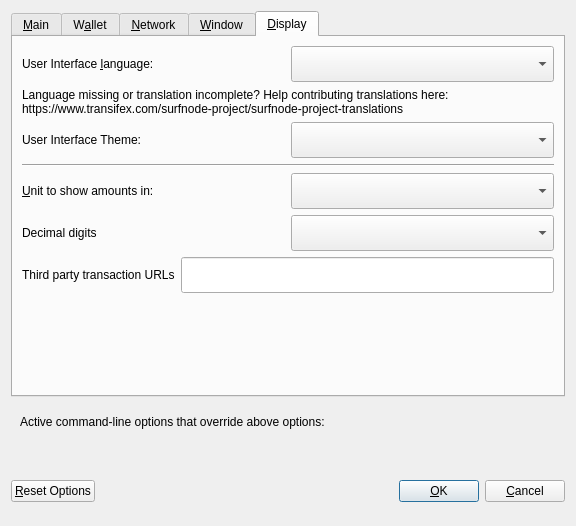
<?xml version="1.0" encoding="UTF-8"?>
<ui version="4.0">
 <class>OptionsDialog</class>
 <widget class="QDialog" name="OptionsDialog">
  <property name="geometry">
   <rect>
    <x>0</x>
    <y>0</y>
    <width>576</width>
    <height>526</height>
   </rect>
  </property>
  <property name="windowTitle">
   <string>Options</string>
  </property>
  <property name="modal">
   <bool>true</bool>
  </property>
  <layout class="QVBoxLayout" name="verticalLayout">
   <item>
    <widget class="QTabWidget" name="tabWidget">
     <property name="currentIndex">
      <number>4</number>
     </property>
     <widget class="QWidget" name="tabMain">
      <attribute name="title">
       <string>&amp;Main</string>
      </attribute>
      <layout class="QVBoxLayout" name="verticalLayout_Main">
       <item>
        <widget class="QCheckBox" name="bitcoinAtStartup">
         <property name="minimumSize">
          <size>
           <width>36</width>
           <height>36</height>
          </size>
         </property>
         <property name="toolTip">
          <string>Automatically start SURFNODE after logging in to the system.</string>
         </property>
         <property name="text">
          <string>&amp;Start SURFNODE on system login</string>
         </property>
        </widget>
       </item>
       <item>
        <layout class="QHBoxLayout" name="horizontalLayout_2_Main">
         <item>
          <widget class="QLabel" name="databaseCacheLabel">
           <property name="text">
            <string>Size of &amp;database cache</string>
           </property>
           <property name="textFormat">
            <enum>Qt::PlainText</enum>
           </property>
           <property name="buddy">
            <cstring>databaseCache</cstring>
           </property>
          </widget>
         </item>
         <item>
          <widget class="QSpinBox" name="databaseCache">
           <property name="minimumSize">
            <size>
             <width>36</width>
             <height>36</height>
            </size>
           </property>
          </widget>
         </item>
         <item>
          <widget class="QLabel" name="databaseCacheUnitLabel">
           <property name="text">
            <string>MB</string>
           </property>
           <property name="textFormat">
            <enum>Qt::PlainText</enum>
           </property>
          </widget>
         </item>
         <item>
          <spacer name="horizontalSpacer_2_Main">
           <property name="orientation">
            <enum>Qt::Horizontal</enum>
           </property>
           <property name="sizeHint" stdset="0">
            <size>
             <width>40</width>
             <height>20</height>
            </size>
           </property>
          </spacer>
         </item>
        </layout>
       </item>
       <item>
        <layout class="QHBoxLayout" name="horizontalLayout_3_Main">
         <item>
          <widget class="QLabel" name="threadsScriptVerifLabel">
           <property name="text">
            <string>Number of script &amp;verification threads</string>
           </property>
           <property name="textFormat">
            <enum>Qt::PlainText</enum>
           </property>
           <property name="buddy">
            <cstring>threadsScriptVerif</cstring>
           </property>
          </widget>
         </item>
         <item>
          <widget class="QSpinBox" name="threadsScriptVerif">
           <property name="minimumSize">
            <size>
             <width>36</width>
             <height>36</height>
            </size>
           </property>
           <property name="toolTip">
            <string>(0 = auto, &lt;0 = leave that many cores free)</string>
           </property>
          </widget>
         </item>
         <item>
          <spacer name="horizontalSpacer_3_Main">
           <property name="orientation">
            <enum>Qt::Horizontal</enum>
           </property>
           <property name="sizeHint" stdset="0">
            <size>
             <width>40</width>
             <height>20</height>
            </size>
           </property>
          </spacer>
         </item>
        </layout>
       </item>
       <item>
        <spacer name="verticalSpacer_Main">
         <property name="orientation">
          <enum>Qt::Vertical</enum>
         </property>
         <property name="sizeHint" stdset="0">
          <size>
           <width>20</width>
           <height>40</height>
          </size>
         </property>
        </spacer>
       </item>
       <item>
        <layout class="QHBoxLayout" name="horizontalLayout_4_Main">
         <item>
          <widget class="QLabel" name="label">
           <property name="toolTip">
            <string>This setting determines the amount of individual masternodes that an input will be anonymized through.&lt;br/&gt;More rounds of anonymization gives a higher degree of privacy, but also costs more in fees.</string>
           </property>
           <property name="text">
            <string>Obfuscation rounds to use</string>
           </property>
          </widget>
         </item>
         <item>
          <widget class="QSpinBox" name="obfuscationRounds">
           <property name="minimumSize">
            <size>
             <width>36</width>
             <height>36</height>
            </size>
           </property>
           <property name="minimum">
            <number>2</number>
           </property>
           <property name="maximum">
            <number>8</number>
           </property>
           <property name="value">
            <number>4</number>
           </property>
          </widget>
         </item>
        </layout>
       </item>
       <item>
        <layout class="QHBoxLayout" name="horizontalLayout">
         <item>
          <widget class="QLabel" name="label_2">
           <property name="toolTip">
            <string>This amount acts as a threshold to turn off Obfuscation once it's reached.</string>
           </property>
           <property name="statusTip">
            <string notr="true"/>
           </property>
           <property name="whatsThis">
            <string notr="true"/>
           </property>
           <property name="accessibleName">
            <string notr="true"/>
           </property>
           <property name="accessibleDescription">
            <string notr="true"/>
           </property>
           <property name="text">
            <string>Amount of SURFNODE to keep anonymized</string>
           </property>
          </widget>
         </item>
         <item>
          <widget class="QSpinBox" name="anonymizeSFN">
           <property name="minimumSize">
            <size>
             <width>36</width>
             <height>36</height>
            </size>
           </property>
           <property name="minimum">
            <number>100</number>
           </property>
           <property name="maximum">
            <number>100000</number>
           </property>
           <property name="singleStep">
            <number>100</number>
           </property>
           <property name="value">
            <number>1000</number>
           </property>
          </widget>
         </item>
        </layout>
       </item>
      </layout>
     </widget>
     <widget class="QWidget" name="tabWallet">
      <attribute name="title">
       <string>W&amp;allet</string>
      </attribute>
      <layout class="QVBoxLayout" name="verticalLayout_Wallet">
       <item>
        <widget class="QGroupBox" name="groupBox">
         <property name="title">
          <string>Expert</string>
         </property>
         <layout class="QVBoxLayout" name="verticalLayout_2">
          <item>
           <widget class="QCheckBox" name="coinControlFeatures">
            <property name="minimumSize">
             <size>
              <width>36</width>
              <height>36</height>
             </size>
            </property>
            <property name="toolTip">
             <string>Whether to show coin control features or not.</string>
            </property>
            <property name="text">
             <string>Enable coin &amp;control features</string>
            </property>
           </widget>
          </item>
          <item>
           <widget class="QCheckBox" name="showMasternodesTab">
            <property name="minimumSize">
             <size>
              <width>36</width>
              <height>36</height>
             </size>
            </property>
            <property name="toolTip">
             <string>Show additional tab listing all your masternodes in first sub-tab&lt;br/&gt;and all masternodes on the network in second sub-tab.</string>
            </property>
            <property name="text">
             <string>Show Masternodes Tab</string>
            </property>
           </widget>
          </item>
          <item>
           <widget class="QCheckBox" name="spendZeroConfChange">
            <property name="minimumSize">
             <size>
              <width>36</width>
              <height>36</height>
             </size>
            </property>
            <property name="toolTip">
             <string>If you disable the spending of unconfirmed change, the change from a transaction&lt;br/&gt;cannot be used until that transaction has at least one confirmation.&lt;br/&gt;This also affects how your balance is computed.</string>
            </property>
            <property name="text">
             <string>&amp;Spend unconfirmed change</string>
            </property>
           </widget>
          </item>
         </layout>
        </widget>
       </item>
       <item>
        <spacer name="verticalSpacer_Wallet">
         <property name="orientation">
          <enum>Qt::Vertical</enum>
         </property>
         <property name="sizeHint" stdset="0">
          <size>
           <width>20</width>
           <height>40</height>
          </size>
         </property>
        </spacer>
       </item>
      </layout>
     </widget>
     <widget class="QWidget" name="tabNetwork">
      <attribute name="title">
       <string>&amp;Network</string>
      </attribute>
      <layout class="QVBoxLayout" name="verticalLayout_Network">
       <item>
        <widget class="QCheckBox" name="mapPortUpnp">
         <property name="minimumSize">
          <size>
           <width>36</width>
           <height>36</height>
          </size>
         </property>
         <property name="toolTip">
          <string>Automatically open the SURFNODE client port on the router. This only works when your router supports UPnP and it is enabled.</string>
         </property>
         <property name="text">
          <string>Map port using &amp;UPnP</string>
         </property>
        </widget>
       </item>
       <item>
        <widget class="QCheckBox" name="allowIncoming">
         <property name="minimumSize">
          <size>
           <width>36</width>
           <height>36</height>
          </size>
         </property>
         <property name="toolTip">
          <string>Accept connections from outside</string>
         </property>
         <property name="text">
          <string>Allow incoming connections</string>
         </property>
        </widget>
       </item>
       <item>
        <widget class="QCheckBox" name="connectSocks">
         <property name="minimumSize">
          <size>
           <width>36</width>
           <height>36</height>
          </size>
         </property>
         <property name="toolTip">
          <string>Connect to the SURFNODE network through a SOCKS5 proxy.</string>
         </property>
         <property name="text">
          <string>&amp;Connect through SOCKS5 proxy (default proxy):</string>
         </property>
        </widget>
       </item>
       <item>
        <layout class="QHBoxLayout" name="horizontalLayout_1_Network">
         <item>
          <widget class="QLabel" name="proxyIpLabel">
           <property name="text">
            <string>Proxy &amp;IP:</string>
           </property>
           <property name="textFormat">
            <enum>Qt::PlainText</enum>
           </property>
           <property name="buddy">
            <cstring>proxyIp</cstring>
           </property>
          </widget>
         </item>
         <item>
          <widget class="QValidatedLineEdit" name="proxyIp">
           <property name="minimumSize">
            <size>
             <width>36</width>
             <height>36</height>
            </size>
           </property>
           <property name="maximumSize">
            <size>
             <width>140</width>
             <height>16777215</height>
            </size>
           </property>
           <property name="toolTip">
            <string>IP address of the proxy (e.g. IPv4: 127.0.0.1 / IPv6: ::1)</string>
           </property>
          </widget>
         </item>
         <item>
          <widget class="QLabel" name="proxyPortLabel">
           <property name="text">
            <string>&amp;Port:</string>
           </property>
           <property name="textFormat">
            <enum>Qt::PlainText</enum>
           </property>
           <property name="buddy">
            <cstring>proxyPort</cstring>
           </property>
          </widget>
         </item>
         <item>
          <widget class="QLineEdit" name="proxyPort">
           <property name="minimumSize">
            <size>
             <width>36</width>
             <height>36</height>
            </size>
           </property>
           <property name="maximumSize">
            <size>
             <width>55</width>
             <height>16777215</height>
            </size>
           </property>
           <property name="toolTip">
            <string>Port of the proxy (e.g. 9050)</string>
           </property>
          </widget>
         </item>
         <item>
          <spacer name="horizontalSpacer_1_Network">
           <property name="orientation">
            <enum>Qt::Horizontal</enum>
           </property>
           <property name="sizeHint" stdset="0">
            <size>
             <width>40</width>
             <height>20</height>
            </size>
           </property>
          </spacer>
         </item>
        </layout>
       </item>
       <item>
        <spacer name="verticalSpacer_Network">
         <property name="orientation">
          <enum>Qt::Vertical</enum>
         </property>
         <property name="sizeHint" stdset="0">
          <size>
           <width>20</width>
           <height>40</height>
          </size>
         </property>
        </spacer>
       </item>
      </layout>
     </widget>
     <widget class="QWidget" name="tabWindow">
      <attribute name="title">
       <string>&amp;Window</string>
      </attribute>
      <layout class="QVBoxLayout" name="verticalLayout_Window">
       <item>
        <widget class="QCheckBox" name="minimizeToTray">
         <property name="minimumSize">
          <size>
           <width>36</width>
           <height>36</height>
          </size>
         </property>
         <property name="toolTip">
          <string>Show only a tray icon after minimizing the window.</string>
         </property>
         <property name="text">
          <string>&amp;Minimize to the tray instead of the taskbar</string>
         </property>
        </widget>
       </item>
       <item>
        <widget class="QCheckBox" name="minimizeOnClose">
         <property name="minimumSize">
          <size>
           <width>36</width>
           <height>36</height>
          </size>
         </property>
         <property name="toolTip">
          <string>Minimize instead of exit the application when the window is closed. When this option is enabled, the application will be closed only after selecting Quit in the menu.</string>
         </property>
         <property name="text">
          <string>M&amp;inimize on close</string>
         </property>
        </widget>
       </item>
       <item>
        <spacer name="verticalSpacer_Window">
         <property name="orientation">
          <enum>Qt::Vertical</enum>
         </property>
         <property name="sizeHint" stdset="0">
          <size>
           <width>20</width>
           <height>40</height>
          </size>
         </property>
        </spacer>
       </item>
      </layout>
     </widget>
     <widget class="QWidget" name="tabDisplay">
      <attribute name="title">
       <string>&amp;Display</string>
      </attribute>
      <layout class="QVBoxLayout" name="verticalLayout_Display">
       <item>
        <layout class="QHBoxLayout" name="horizontalLayout_1_Display">
         <item>
          <widget class="QLabel" name="langLabel">
           <property name="text">
            <string>User Interface &amp;language:</string>
           </property>
           <property name="textFormat">
            <enum>Qt::PlainText</enum>
           </property>
           <property name="buddy">
            <cstring>lang</cstring>
           </property>
          </widget>
         </item>
         <item>
          <widget class="QValueComboBox" name="lang">
           <property name="minimumSize">
            <size>
             <width>36</width>
             <height>36</height>
            </size>
           </property>
           <property name="toolTip">
            <string>The user interface language can be set here. This setting will take effect after restarting SURFNODE.</string>
           </property>
          </widget>
         </item>
        </layout>
       </item>
       <item>
        <widget class="QLabel" name="label_3">
         <property name="toolTip">
          <string notr="true"/>
         </property>
         <property name="statusTip">
          <string notr="true"/>
         </property>
         <property name="whatsThis">
          <string notr="true"/>
         </property>
         <property name="accessibleName">
          <string notr="true"/>
         </property>
         <property name="text">
          <string>Language missing or translation incomplete? Help contributing translations here:
https://www.transifex.com/surfnode-project/surfnode-project-translations</string>
         </property>
         <property name="wordWrap">
          <bool>true</bool>
         </property>
         <property name="openExternalLinks">
          <bool>true</bool>
         </property>
         <property name="textInteractionFlags">
          <set>Qt::TextBrowserInteraction</set>
         </property>
        </widget>
       </item>
       <item>
        <layout class="QHBoxLayout" name="horizontalLayout_4_Display" stretch="0,0">
         <item>
          <widget class="QLabel" name="themeLabel">
           <property name="text">
            <string>User Interface Theme:</string>
           </property>
          </widget>
         </item>
         <item>
          <widget class="QValueComboBox" name="theme">
           <property name="minimumSize">
            <size>
             <width>36</width>
             <height>36</height>
            </size>
           </property>
          </widget>
         </item>
        </layout>
       </item>
       <item>
        <widget class="Line" name="line">
         <property name="orientation">
          <enum>Qt::Horizontal</enum>
         </property>
        </widget>
       </item>
       <item>
        <layout class="QHBoxLayout" name="horizontalLayout_2_Display">
         <item>
          <widget class="QLabel" name="unitLabel">
           <property name="text">
            <string>&amp;Unit to show amounts in:</string>
           </property>
           <property name="textFormat">
            <enum>Qt::PlainText</enum>
           </property>
           <property name="buddy">
            <cstring>unit</cstring>
           </property>
          </widget>
         </item>
         <item>
          <widget class="QValueComboBox" name="unit">
           <property name="minimumSize">
            <size>
             <width>36</width>
             <height>36</height>
            </size>
           </property>
           <property name="toolTip">
            <string>Choose the default subdivision unit to show in the interface and when sending coins.</string>
           </property>
          </widget>
         </item>
        </layout>
       </item>
       <item>
        <layout class="QHBoxLayout" name="horizontalLayout_5_Display">
         <item>
          <widget class="QLabel" name="digitsLabel">
           <property name="text">
            <string>Decimal digits</string>
           </property>
          </widget>
         </item>
         <item>
          <widget class="QValueComboBox" name="digits">
           <property name="minimumSize">
            <size>
             <width>36</width>
             <height>36</height>
            </size>
           </property>
          </widget>
         </item>
        </layout>
       </item>
       <item>
        <layout class="QHBoxLayout" name="horizontalLayout_3_Display">
         <item>
          <widget class="QLabel" name="thirdPartyTxUrlsLabel">
           <property name="toolTip">
            <string>Third party URLs (e.g. a block explorer) that appear in the transactions tab as context menu items. %s in the URL is replaced by transaction hash. Multiple URLs are separated by vertical bar |.</string>
           </property>
           <property name="text">
            <string>Third party transaction URLs</string>
           </property>
           <property name="buddy">
            <cstring>thirdPartyTxUrls</cstring>
           </property>
          </widget>
         </item>
         <item>
          <widget class="QLineEdit" name="thirdPartyTxUrls">
           <property name="minimumSize">
            <size>
             <width>36</width>
             <height>36</height>
            </size>
           </property>
           <property name="toolTip">
            <string>Third party URLs (e.g. a block explorer) that appear in the transactions tab as context menu items. %s in the URL is replaced by transaction hash. Multiple URLs are separated by vertical bar |.</string>
           </property>
          </widget>
         </item>
        </layout>
       </item>
       <item>
        <spacer name="verticalSpacer">
         <property name="orientation">
          <enum>Qt::Vertical</enum>
         </property>
         <property name="sizeHint" stdset="0">
          <size>
           <width>20</width>
           <height>40</height>
          </size>
         </property>
        </spacer>
       </item>
      </layout>
     </widget>
    </widget>
   </item>
   <item>
    <widget class="QFrame" name="frame">
     <layout class="QVBoxLayout" name="verticalLayout_Bottom">
      <item>
       <layout class="QHBoxLayout" name="horizontalLayout_Bottom">
        <item>
         <widget class="QLabel" name="overriddenByCommandLineInfoLabel">
          <property name="text">
           <string>Active command-line options that override above options:</string>
          </property>
          <property name="textFormat">
           <enum>Qt::PlainText</enum>
          </property>
         </widget>
        </item>
        <item>
         <spacer name="horizontalSpacer_Bottom">
          <property name="orientation">
           <enum>Qt::Horizontal</enum>
          </property>
          <property name="sizeHint" stdset="0">
           <size>
            <width>40</width>
            <height>20</height>
           </size>
          </property>
         </spacer>
        </item>
       </layout>
      </item>
      <item>
       <widget class="QLabel" name="overriddenByCommandLineLabel">
        <property name="text">
         <string/>
        </property>
        <property name="textFormat">
         <enum>Qt::PlainText</enum>
        </property>
        <property name="wordWrap">
         <bool>true</bool>
        </property>
       </widget>
      </item>
     </layout>
    </widget>
   </item>
   <item>
    <layout class="QHBoxLayout" name="horizontalLayout_Buttons">
     <item>
      <widget class="QPushButton" name="resetButton">
       <property name="toolTip">
        <string>Reset all client options to default.</string>
       </property>
       <property name="text">
        <string>&amp;Reset Options</string>
       </property>
       <property name="autoDefault">
        <bool>false</bool>
       </property>
      </widget>
     </item>
     <item>
      <spacer name="horizontalSpacer_1">
       <property name="orientation">
        <enum>Qt::Horizontal</enum>
       </property>
       <property name="sizeHint" stdset="0">
        <size>
         <width>40</width>
         <height>48</height>
        </size>
       </property>
      </spacer>
     </item>
     <item>
      <widget class="QLabel" name="statusLabel">
       <property name="minimumSize">
        <size>
         <width>200</width>
         <height>0</height>
        </size>
       </property>
       <property name="font">
        <font>
         <weight>75</weight>
         <bold>true</bold>
        </font>
       </property>
       <property name="text">
        <string/>
       </property>
       <property name="textFormat">
        <enum>Qt::PlainText</enum>
       </property>
       <property name="wordWrap">
        <bool>true</bool>
       </property>
      </widget>
     </item>
     <item>
      <spacer name="horizontalSpacer_2">
       <property name="orientation">
        <enum>Qt::Horizontal</enum>
       </property>
       <property name="sizeHint" stdset="0">
        <size>
         <width>40</width>
         <height>48</height>
        </size>
       </property>
      </spacer>
     </item>
     <item>
      <widget class="QPushButton" name="okButton">
       <property name="text">
        <string>&amp;OK</string>
       </property>
       <property name="autoDefault">
        <bool>false</bool>
       </property>
       <property name="default">
        <bool>true</bool>
       </property>
      </widget>
     </item>
     <item>
      <widget class="QPushButton" name="cancelButton">
       <property name="text">
        <string>&amp;Cancel</string>
       </property>
       <property name="autoDefault">
        <bool>false</bool>
       </property>
      </widget>
     </item>
    </layout>
   </item>
  </layout>
 </widget>
 <customwidgets>
  <customwidget>
   <class>QValidatedLineEdit</class>
   <extends>QLineEdit</extends>
   <header>qvalidatedlineedit.h</header>
  </customwidget>
  <customwidget>
   <class>QValueComboBox</class>
   <extends>QComboBox</extends>
   <header>qvaluecombobox.h</header>
  </customwidget>
 </customwidgets>
 <resources/>
 <connections/>
</ui>
